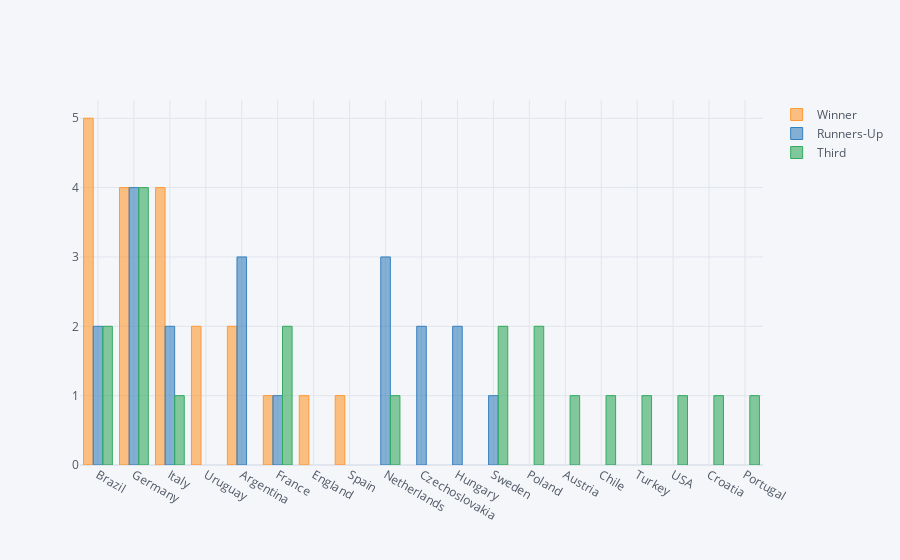

Notebook cell for this chart:
### Code cell
teams = pd.concat([winner,second,third],axis=1)
teams.iplot(kind='bar')

### Figure 1 — Plotly figure (JSON) as saved in the notebook; plotly's stock layout.template omitted (floating-point values rounded to 4 significant figures)
{"data": [{"marker": {"color": "rgba(255, 153, 51, 0.6)", "line": {"color": "rgba(255, 153, 51, 1.0)", "width": 1}}, "name": "Winner", "orientation": "v", "text": "", "type": "bar", "x": ["Brazil", "Germany", "Italy", "Uruguay", "Argentina", "France", "England", "Spain", "Netherlands", "Czechoslovakia", "Hungary", "Sweden", "Poland", "Austria", "Chile", "Turkey", "USA", "Croatia", "Portugal"], "y": [5, 4, 4, 2, 2, 1, 1, 1, "", "", "", "", "", "", "", "", "", "", ""]}, {"marker": {"color": "rgba(55, 128, 191, 0.6)", "line": {"color": "rgba(55, 128, 191, 1.0)", "width": 1}}, "name": "Runners-Up", "orientation": "v", "text": "", "type": "bar", "x": ["Brazil", "Germany", "Italy", "Uruguay", "Argentina", "France", "England", "Spain", "Netherlands", "Czechoslovakia", "Hungary", "Sweden", "Poland", "Austria", "Chile", "Turkey", "USA", "Croatia", "Portugal"], "y": [2, 4, 2, "", 3, 1, "", "", 3, 2, 2, 1, "", "", "", "", "", "", ""]}, {"marker": {"color": "rgba(50, 171, 96, 0.6)", "line": {"color": "rgba(50, 171, 96, 1.0)", "width": 1}}, "name": "Third", "orientation": "v", "text": "", "type": "bar", "x": ["Brazil", "Germany", "Italy", "Uruguay", "Argentina", "France", "England", "Spain", "Netherlands", "Czechoslovakia", "Hungary", "Sweden", "Poland", "Austria", "Chile", "Turkey", "USA", "Croatia", "Portugal"], "y": [2, 4, 1, "", "", 2, "", "", 1, "", "", 2, 2, 1, 1, 1, 1, 1, 1]}], "layout": {"legend": {"bgcolor": "#F5F6F9", "font": {"color": "#4D5663"}}, "paper_bgcolor": "#F5F6F9", "plot_bgcolor": "#F5F6F9", "title": {"font": {"color": "#4D5663"}}, "xaxis": {"gridcolor": "#E1E5ED", "showgrid": true, "tickfont": {"color": "#4D5663"}, "title": {"font": {"color": "#4D5663"}, "text": ""}, "zerolinecolor": "#E1E5ED"}, "yaxis": {"gridcolor": "#E1E5ED", "showgrid": true, "tickfont": {"color": "#4D5663"}, "title": {"font": {"color": "#4D5663"}, "text": ""}, "zerolinecolor": "#E1E5ED"}}}
